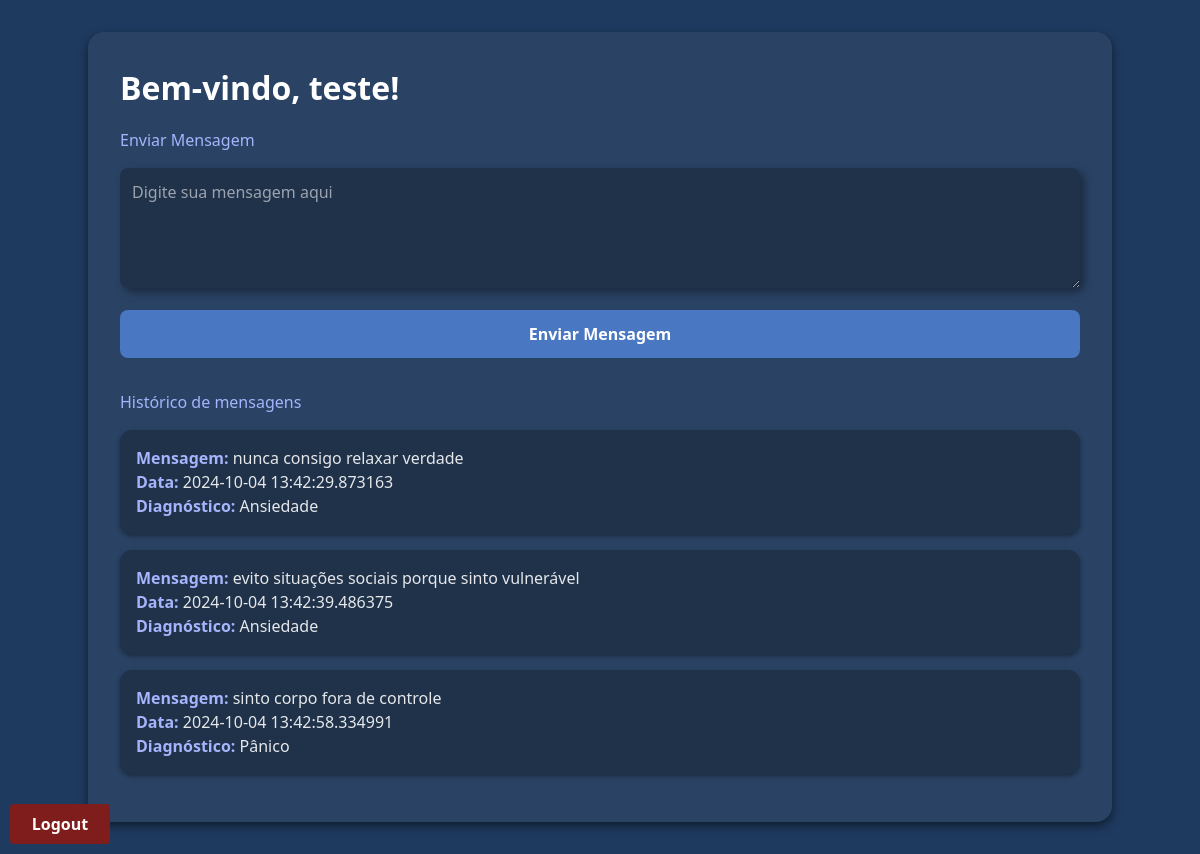
/dashboard (signed in), run on the app's committed database.
### tables this page shows
CREATE TABLE "chat_memory" (
    id INTEGER PRIMARY KEY,
    id_user INTEGER,
    mensagem TEXT,
    data_criacao DATETIME DEFAULT CURRENT_TIMESTAMP, -- Define como timestamp automático
    id_diagnostico INTEGER, -- Nova coluna FK para 'diagnostico'
    FOREIGN KEY (id_diagnostico) REFERENCES diagnostico(ID)
);

### app.py (the view, shortened to what this page needs)
@app.route('/dashboard', methods=['GET', 'POST'])
def dashboard():
    if 'user_id' not in session:
        flash('Faça login para acessar o dashboard.')
        return redirect(url_for('login'))
    diagnostico_map = {
        1: 'Depressão',
        2: 'Ansiedade',
        3: 'Pânico',
        4: 'Burnout'
    }
    conn = get_db_connection()
    chat_memory = conn.execute("SELECT * FROM chat_memory WHERE id_user = ?", (session['user_id'],)).fetchall()
    conn.close()
    return render_template('dashboard.html', nome=session['nome'], chat_memory=chat_memory, diagnostico_map=diagnostico_map)

### app.py (called while the page is built)
def get_db_connection():
    conn = sqlite3.connect('data/user_data.db', timeout=10)  # Timeout de 10 segundos
    conn.row_factory = sqlite3.Row
    return conn

### templates/dashboard.html (shortened to what this page needs)
<!DOCTYPE html>
<html lang="en">
<head>
    <link rel="stylesheet" href="{{ url_for('static', filename='styles/style.css') }}">
    <link href="https://cdn.jsdelivr.net/npm/tailwindcss@2.2.19/dist/tailwind.min.css" rel="stylesheet">
</head>
<body class="font-sans">
    <div class="container">
        <h1 class="title">Bem-vindo, {{ nome }}!</h1>
        <h2 class="text-accent mb-4">Enviar Mensagem</h2>
        <form action="/dashboard" method="POST" class="space-y-4">
            <textarea name="mensagem" placeholder="Digite sua mensagem aqui" rows="4" class="w-full p-3 rounded-lg textarea-msg border border-gray-600 text-gray-200 focus:outline-none focus:ring focus:ring-blue-600"></textarea>
            <button type="submit" class="w-full btn-primary p-3 rounded-lg font-semibold text-white transition">Enviar Mensagem</button>
        </form>
        <h2 class="text-accent mt-8 mb-4">Histórico de mensagens</h2>
        <ul>
            {% for chat in chat_memory %}
            <li class="card">
                <strong class="text-accent">Mensagem:</strong> {{ chat['mensagem'] }} <br>
                <strong class="text-accent">Data:</strong> {{ chat['data_criacao'] }} <br>
                <strong class="text-accent">Diagnóstico:</strong> {{ diagnostico_map.get(chat['id_diagnostico'], 'Não encontrado') }}
            </li>
            {% endfor %}
        </ul>
    </div>
    <form action="{{ url_for('logout') }}" method="post">
        <button type="submit" class="logout  py-2 bg-red-900 text-white font-semibold rounded hover:bg-red-600 transition">
            Logout
        </button>
</body>
</html>

### static/styles/style.css (style rules this page uses)
body { background-color: #1e3a5f; color: #e5e7eb; }
.container { max-width: 800px; margin: 2rem auto; padding: 2rem; background-color: #2a4365; border-radius: 1rem; box-shadow: 0 4px 10px rgba(0, 0, 0, 0.5); }
.textarea-msg { background-color: #1f3249; box-shadow: 4px 4px 10px rgba(0, 0, 0, 0.4); border: none; }
.title { font-size: 2rem; font-weight: bold; color: #ffffff; margin-bottom: 1rem; }
.logout { position: fixed; left: 10px; bottom: 10px; width: 100px; }
.btn-primary { background-color: #4977c2; transition: background-color 0.5s ease-in-out; }
.card { background-color: #1f3249; padding: 1rem; border-radius: 0.75rem; box-shadow: 0 2px 5px rgba(0, 0, 0, 0.4); margin-bottom: 1rem; }
.text-accent { color: #a5b4fc; }

### data on the page
chat_memory: mensagem "nunca consigo relaxar verdade", data_criacao "2024-10-04 13:42:29.873163", get "Ansiedade"
chat_memory: mensagem "evito situações sociais porque sinto vulnerável", data_criacao "2024-10-04 13:42:39.486375", get "Ansiedade"
chat_memory: mensagem "sinto corpo fora de controle", data_criacao "2024-10-04 13:42:58.334991", get "Pânico"

### other printed values
{{ nome }} "teste"
